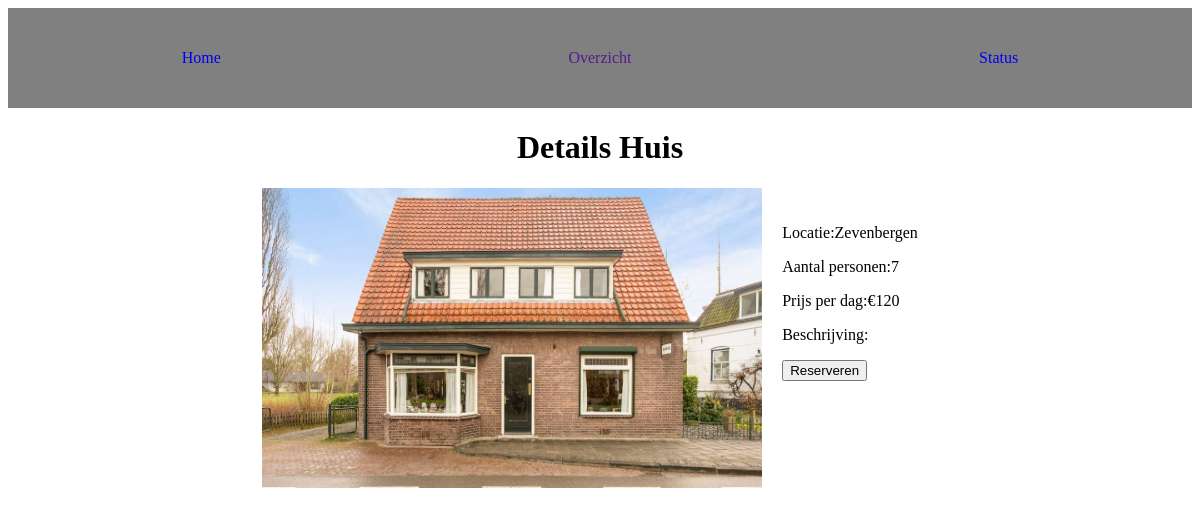
The page /detailspage.php?id=2 on the database its author committed.
### tables this page shows
CREATE TABLE `huizen` (
  `id` int(11) NOT NULL,
  `locatie` varchar(256) NOT NULL,
  `aantal_personen` int(11) NOT NULL,
  `prijs_per_dag` double NOT NULL,
  `afbeelding` text NOT NULL,
  `status` int(11) NOT NULL
);

### detailspage.php (the view, shortened to what this page needs)
<?php require_once "header.php" ?>
<?php
$id = $_GET['id'];
require_once "backend/conn.php";
$query = "SELECT * FROM huizen WHERE :id = id";
$statement = $conn->prepare($query);
$statement ->execute([
    ":id" => $id
]);
$huis = $statement->fetch(PDO::FETCH_ASSOC);
?>
<body>
    <div class="wrapper">
        <div class="introductie">
            <h1>Details Huis</h1>
        </div>
        <div class="details-huis">
            <img src=<?php echo $huis["afbeelding"];?>>
            <div class="huis-informatie">
                <p>Locatie:<?php echo $huis["locatie"];?></p>
                <p>Aantal personen:<?php echo $huis["aantal_personen"];?></p>
                <p>Prijs per dag:€<?php echo $huis["prijs_per_dag"];?></p>
                <p>Beschrijving:<?php echo $huis["beschrijving"];?></p>
                <a href="reservepage.php?id=<?php echo $huis["id"];?>">
                <input type="submit" value="Reserveren">
            </div>
        </div>
    </div>
</body>

### css/style.css (style rules this page uses)
.wrapper { width: 67%; margin: auto; }
.introductie { text-align: center; }
.details-huis { display: flex; justify-content: center; }
.details-huis img { width: 500px; height: 300px; }
.huis-informatie { margin:20px; }

### rows shown on the page
huizen: afbeelding (picture), locatie "Zevenbergen", aantal_personen "7", prijs_per_dag "120"
